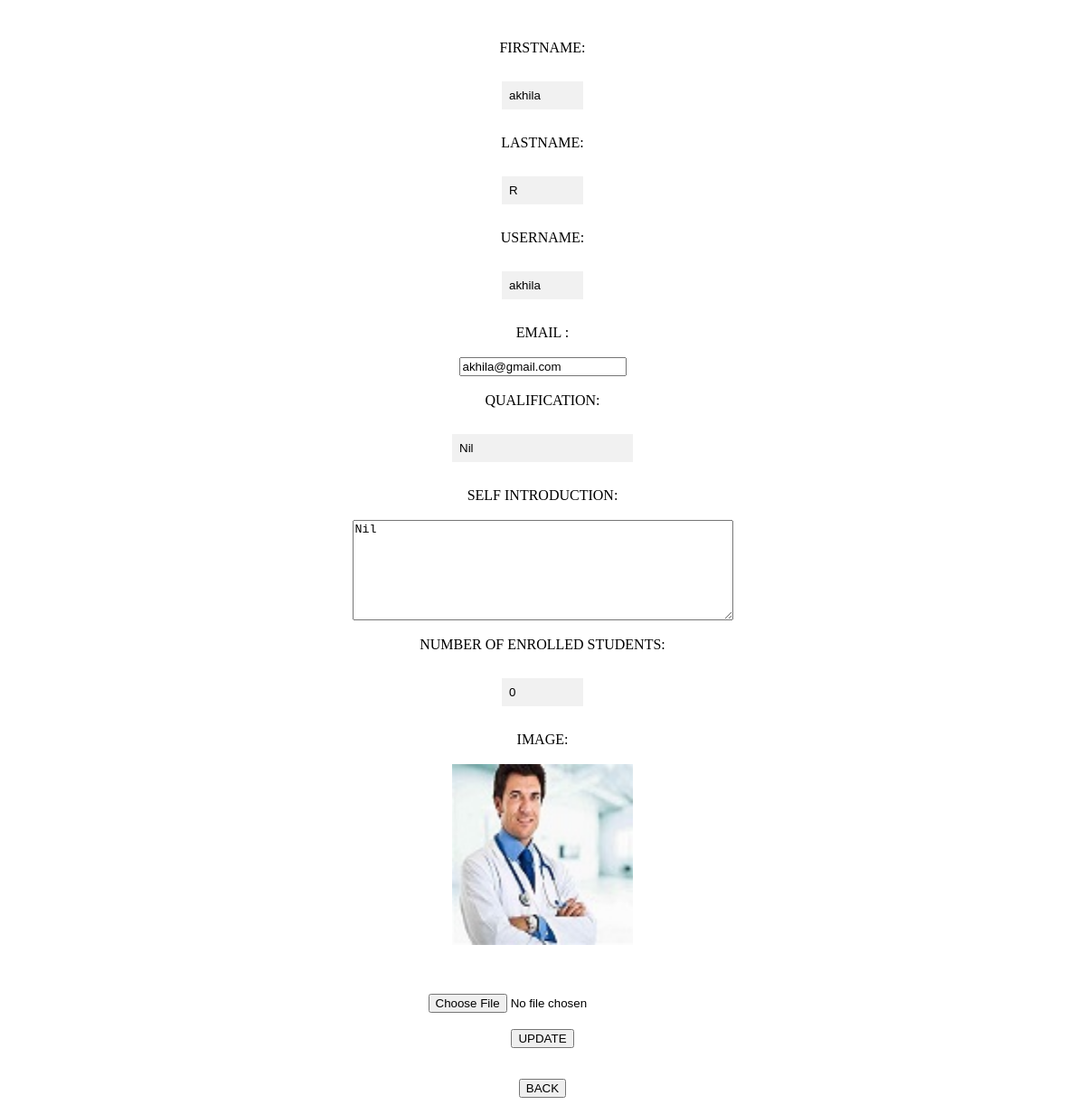
The app's page /update_pr_tr (signed in) with its own data.
### learn/models.py (models this page shows)
class Registration(models.Model):
    First_name = models.CharField(max_length=200, null=True)
    Last_name = models.CharField(max_length=200, null=True)
    Email = models.EmailField(max_length=200, null=True)
    Password = models.CharField(max_length=200, null=True)
    Registration_date = models.DateField(auto_now_add=True, null=True)
    Num_of_courses_enrolled = models.IntegerField(default=0, null=True)
    Num_of_courses_completed = models.IntegerField(default=0, null=True)
    Qualification = models.TextField(null=True)
    Introduction_brief = models.TextField(null=True)
    Image = models.ImageField(upload_to='media', null=True)
    Num_of_enrolled_students = models.IntegerField(null=True)
    Average_review_rating = models.IntegerField(null=True)
    Num_of_reviews = models.IntegerField(null=True)
    About_website = models.TextField(null=True)
    User_role = models.CharField(max_length=200, null=True)
    user = models.OneToOneField(User,on_delete = models.CASCADE, null = True)

### learn/views.py (the view, shortened to what this page needs)
# urls.py: path('update_pr_tr',learn.views.update_pr_tr,name='update_pr_tr'),
def update_pr_tr(request):
    bb = Registration.objects.get(id = request.session['logg'])
    um = User.objects.get(email = bb.Email)
    return render(request, 'update_pr_tr.html', {'bb': bb,'um':um})

### Templates/update_pr_tr.html (shortened to what this page needs)
{% load static %}
<html lang="en">
<head>
    <link rel="stylesheet" type="text/css" href="{% static 'trt.css' %}">
</head>
<body class= "pic" background="{% static 'trt.jpg' %}">
    <div align="center">
    <div style="display: block; width: 600px;">
    <form method="post" action="{% url 'update_pr_tr' %}" enctype="multipart/form-data">
<br><br>
    FIRSTNAME: <br><br><input type="text" value="{{bb.First_name}}" name="first_name"><br><br>
    LASTNAME: <br><br><input type="text" value="{{bb.Last_name}}" name="last_name"><br><br>
    USERNAME: <br><br><input type="text" value="{{um.username}}" name="user_name"><br><br>
    EMAIL    :<br><br><input type="email" value="{{bb.Email}}" name="email"><br><br>
    QUALIFICATION: <br><br><input type="text" value="{{bb.Qualification}}" name="qual" style="width:200px"><br><br>
    SELF INTRODUCTION: <br><br><textarea rows="7" cols="50" name="intro">{{bb.Introduction_brief}}</textarea><br><br>
    NUMBER OF ENROLLED STUDENTS: <br><br><input type="text" value="{{bb.Num_of_enrolled_students}}" name="enrol"><br><br>
    IMAGE: <br><br><img src="/media/{{bb.Image}}" alt="No image" height="200px" width="200px"><br><br>
    <br><br><input type="file" value="Upload new image" name="imgg1"><br><br>
    <button type="submit">UPDATE</button><br><br>
    </form>
        <button type="submit" onclick="location.href='{% url 'teacher_home' %}'" name='mybtn2'>BACK</button>
</div>
</div>
</body>
</html>

### static/trt.css (style rules this page uses)
* { box-sizing: border-box }
input[type=text], input[type=password] { width: 15%; padding: 8px 8px; margin: 10px 0; display: inline-block; border: none; background: #f1f1f1; }
.pic { background-repeat: no-repeat; background-attachment: fixed; background-size: cover; background-size: 100%; }

### records on screen
Registration: first_name "akhila", last_name "R", email "akhila@gmail.com", qual "Nil", intro "Nil", enrol "0", Image (picture)
